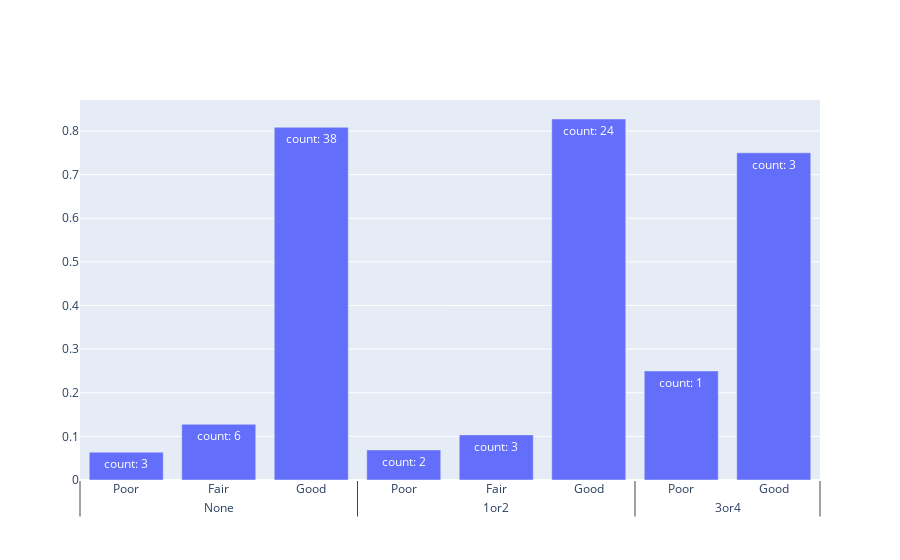

Source (notebook cell):
### Code cell
fig

### Figure 1 — Plotly figure (JSON) as saved in the notebook; plotly's stock layout.template omitted (floating-point values rounded to 4 significant figures)
{"data": [{"text": ["count: 3", "count: 6", "count: 38", "count: 2", "count: 3", "count: 24", "count: 1", "count: 3"], "textposition": "inside", "type": "bar", "x": [["None", "None", "None", "1or2", "1or2", "1or2", "3or4", "3or4"], ["Poor", "Fair", "Good", "Poor", "Fair", "Good", "Poor", "Good"]], "y": [0.06383, 0.1277, 0.8085, 0.06897, 0.1034, 0.8276, 0.25, 0.75]}], "layout": {}}
